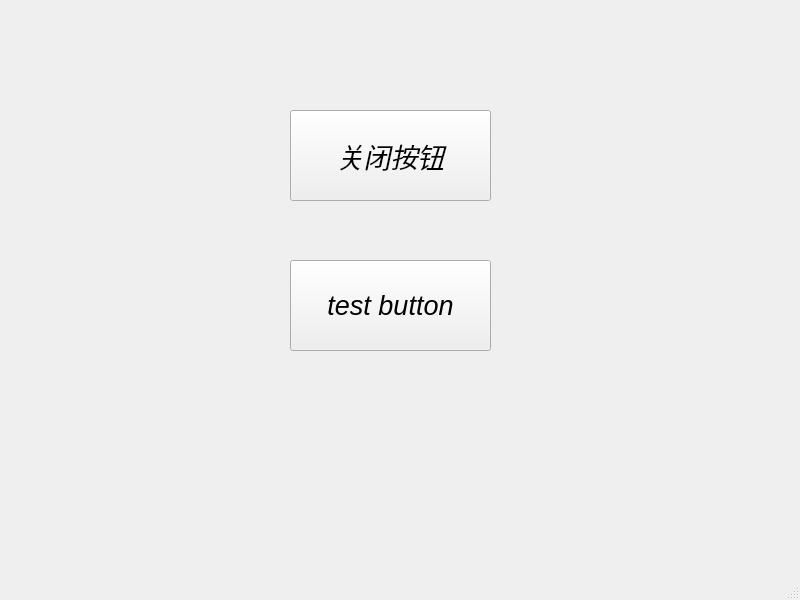
<?xml version="1.0" encoding="UTF-8"?>
<ui version="4.0">
 <class>MainWindow</class>
 <widget class="QMainWindow" name="MainWindow">
  <property name="geometry">
   <rect>
    <x>0</x>
    <y>0</y>
    <width>800</width>
    <height>600</height>
   </rect>
  </property>
  <property name="windowTitle">
   <string>MainWindow</string>
  </property>
  <widget class="QWidget" name="centralwidget">
   <widget class="QPushButton" name="closeBtn">
    <property name="geometry">
     <rect>
      <x>290</x>
      <y>110</y>
      <width>201</width>
      <height>91</height>
     </rect>
    </property>
    <property name="font">
     <font>
      <pointsize>20</pointsize>
      <italic>true</italic>
     </font>
    </property>
    <property name="text">
     <string>关闭按钮</string>
    </property>
   </widget>
   <widget class="QPushButton" name="testBtn">
    <property name="geometry">
     <rect>
      <x>290</x>
      <y>260</y>
      <width>201</width>
      <height>91</height>
     </rect>
    </property>
    <property name="font">
     <font>
      <pointsize>20</pointsize>
      <italic>true</italic>
     </font>
    </property>
    <property name="text">
     <string>test button</string>
    </property>
   </widget>
  </widget>
  <widget class="QMenuBar" name="menubar">
   <property name="geometry">
    <rect>
     <x>0</x>
     <y>0</y>
     <width>800</width>
     <height>27</height>
    </rect>
   </property>
  </widget>
  <widget class="QStatusBar" name="statusbar"/>
 </widget>
 <resources/>
 <connections/>
</ui>
